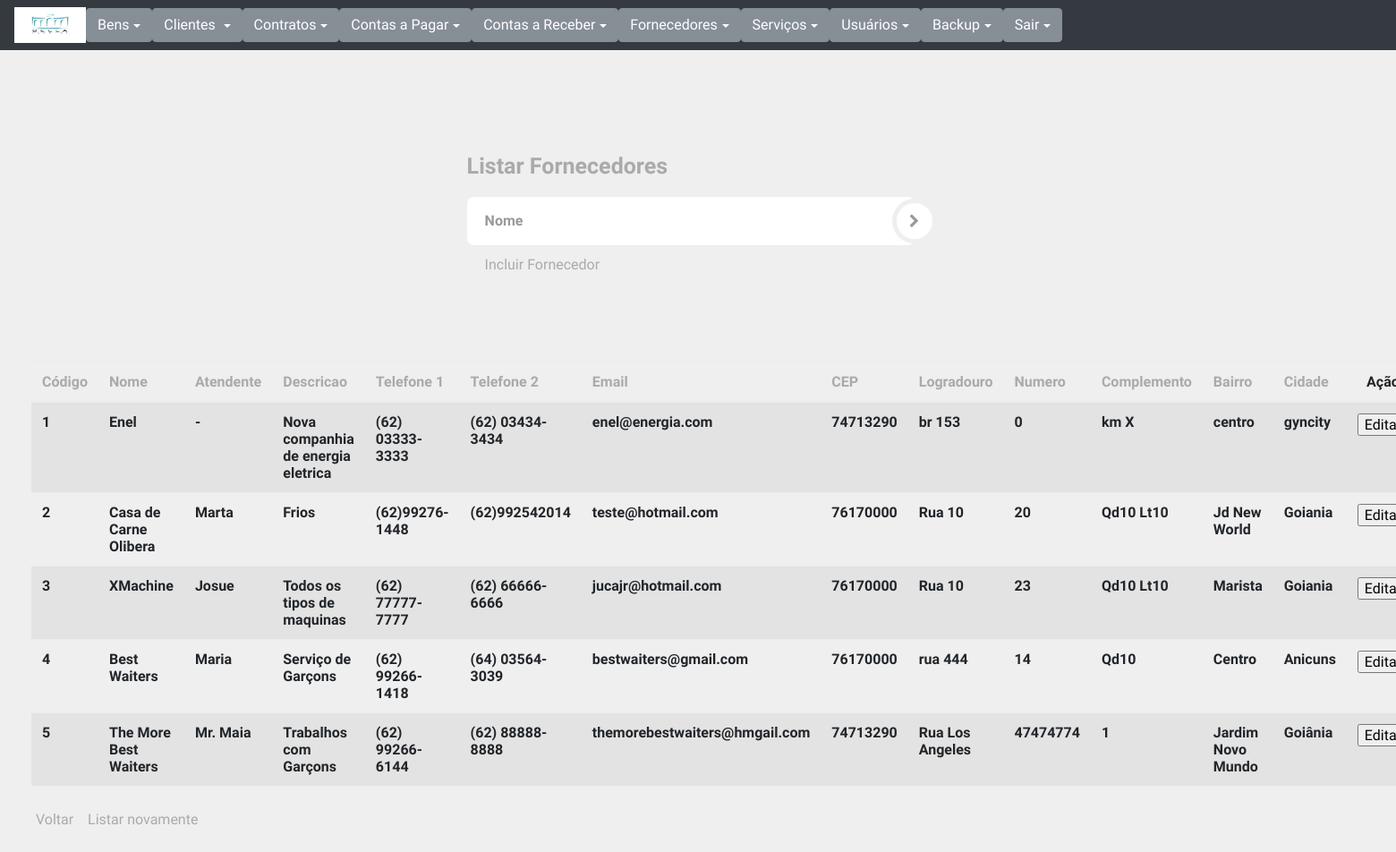
The app's page /listarFornecedor.php (signed in) with its own data.
### tables this page shows
CREATE TABLE `fornecedor` (
  `id` int(11) NOT NULL AUTO_INCREMENT,
  `nome` varchar(50) NOT NULL,
  `atendente` varchar(40) NOT NULL,
  `descricao` varchar(60) NOT NULL,
  `fone1` varchar(15) NOT NULL,
  `fone2` varchar(15) NOT NULL,
  `email` varchar(80) NOT NULL,
  `cep` int(11) NOT NULL,
  `logradouro` varchar(60) NOT NULL,
  `numero` int(11) NOT NULL,
  `complemento` varchar(60) DEFAULT NULL,
  `bairro` varchar(40) NOT NULL,
  `cidade` varchar(50) NOT NULL,
  PRIMARY KEY (`id`)
);

### listarFornecedor.php (the view, shortened to what this page needs)
<?php
require "connect.php";
if (isset($_GET['ordem'])) {
    $ordem=" ORDER BY " . $_GET['ordem'];
}else {
    $ordem="";
}
if (isset($_GET['nome'])) {
   setcookie('aux',$_GET['nome'], time() + 30);
}else{
$pnome="";
}
if (isset($_COOKIE['aux'])){
    if (empty($_COOKIE['aux'])){
        $pnome="";
    }else {
        $pnome="&nome=" . $_COOKIE['aux'];
}
}else {
    $pnome="";
}
require "modelo.php";
?>
    <div style="margin-left:33%;padding:70px 0">
        <div class="logo">Listar Fornecedores</div>
        <div class="login-form-1">
            <form id="login-form" class="text-left" action="listarFornecedor.php" method="get">
                <div style="width:500px" class="main-login-form">
                    <div class="login-group">
                        <div class="form-group">
                            <input type="text" class="form-control" id="nome" name="nome" placeholder="Nome">
                        </div>
                    </div>
                    <button type="submit" class="login-button"><i class="fa fa-chevron-right"></i></button>
                </div>
                <div class="etc-login-form">
                       <a href='frmFornecedor.php'>Incluir Fornecedor</a>
                </div>
            </form>
        </div>
    </div>
    <div class='table-responsive col-md-12'>
        <table class='table table-striped'>
            <thead>
                <tr>
                <?php
                    echo "<th><a href='listarFornecedor.php?ordem=id{$pnome}'>Código</a></th>";
                    echo "<th><a href='listarFornecedor.php?ordem=nome{$pnome}'>Nome</a></th>";
					echo "<th><a href='listarFornecedor.php?ordem=atendente{$pnome}'>Atendente</a></th>";
					echo "<th><a href='listarFornecedor.php?ordem=descricao{$pnome}'>Descricao</a></th>";
					echo "<th><a href='listarFornecedor.php?ordem=fone1{$pnome}'>Telefone 1</a></th>";
					echo "<th><a href='listarFornecedor.php?ordem=fone2{$pnome}'>Telefone 2</a></th>";
					echo "<th><a href='listarFornecedor.php?ordem=email{$pnome}'>Email</a></th>";
					echo "<th><a href='listarFornecedor.php?ordem=cep{$pnome}'>CEP</a></th>";
                    echo "<th><a href='listarFornecedor.php?ordem=logradouro{$pnome}'>Logradouro</a></th>";
                    echo "<th><a href='listarFornecedor.php?ordem=numero{$pnome}'>Numero</a></th>";
                    echo "<th><a href='listarFornecedor.php?ordem=complemento{$pnome}'>Complemento</a></th>";
                    echo "<th><a href='listarFornecedor.php?ordem=bairro{$pnome}'>Bairro</a></th>";
                    echo "<th><a href='listarFornecedor.php?ordem=cidade{$pnome}'>Cidade</a></th>";
                    echo "<th class='actions text-center'>Ação</th>";
                    ?>
                </tr>
            </thead>
    </div>
	<tbody>
            <?php
if(!empty($_GET['nome'])){
        $nome = "%" . $_GET['nome'] . "%";
        $sql= "SELECT * FROM fornecedor WHERE upper(nome) LIKE upper(:nome)" . $ordem;
        $resultado = $con->prepare($sql);
        $resultado->bindParam(':nome', $nome, PDO::PARAM_STR);
        $resultado->execute();
    }else{
                $sql= "select * from fornecedor " . $ordem;
                $resultado = $con->prepare($sql);
                $resultado->execute();
                }
            while ($row = $resultado->fetchObject()) {
                $id=$row->id;
                echo "<tr>";
                echo "<td><b>{$row->id}</b></td>";
                echo "<td><b>{$row->nome}</b></td>";
				echo "<td><b>{$row->atendente}</b></td>";
				echo "<td><b>{$row->descricao}</b></td>";
				echo "<td><b>{$row->fone1}</b></td>";
				echo "<td><b>{$row->fone2}</b></td>";
				echo "<td><b>{$row->email}</b></td>";
                echo "<td><b>{$row->cep}</b></td>";
                echo "<td><b>{$row->logradouro}</b></td>";
                echo "<td><b>{$row->numero}</b></td>";
                echo "<td><b>{$row->complemento}</b></td>";
                echo "<td><b>{$row->bairro}</b></td>";
                echo "<td><b>{$row->cidade}</b></td>";
                echo "<td><a href='alteraFornecedor.php?id=$id'>
                       <input type='button' name='insert' value='Editar' />
                       </a></td>";
                echo "</tr>";
                    }
            ?>
    </tbody>
    <div class="etc-login-form">
        <a href="index.php">Voltar</a>
        <a href="listarFornecedor.php?apaga=1">Listar novamente</a>
    </div>
</body>
</html>

### css/style.css (style rules this page uses)
html, body { background: #efefef; padding: 10px; font-family: 'Varela Round'; }
a { color: #aaaaaa; transition: all ease-in-out 200ms; }
.etc-login-form { color: #919191; padding: 10px 20px; }
.login-form-1 { max-width: 300px; border-radius: 5px; display: inline-block; }
.main-login-form { position: relative; }
.login-form-1 .form-control { border: 0; box-shadow: 0 0 0; border-radius: 0; background: transparent; color: #555555; padding: 7px 0; font-weight: bold; height:auto; }
.login-form-1 .form-group { margin-bottom: 0; border-bottom: 2px solid #efefef; padding-right: 20px; position: relative; }
.login-form-1 .form-group:last-child { border-bottom: 0; }
.login-group { background: #ffffff; color: #999999; border-radius: 8px; padding: 10px 20px; }
.login-form-1 .login-button { position: absolute; right: -25px; top: 50%; background: #ffffff; color: #999999; padding: 11px 0; width: 50px; height: 50px; margin-top: -25px; border: 5px solid #efefef; border-radius: 50%; transition: all ease-in-out 500ms; }
.logo { padding: 15px 0; font-size: 25px; color: #aaaaaa; font-weight: bold; }

### css/nav.css (style rules this page uses)
body { min-height: 75rem; padding-top: 4.5rem; }

### records on screen
fornecedor: id "1", nome "Enel", atendente "-", descricao "Nova companhia de energia eletrica", fone1 "(62) 03333-3333", fone2 "(62) 03434-3434", email "enel@energia.com", cep "74713290", logradouro "br 153", numero "0", complemento "km X", bairro "centro", cidade "gyncity"
fornecedor: id "2", nome "Casa de Carne Olibera", atendente "Marta", descricao "Frios", fone1 "(62)99276-1448", fone2 "(62)992542014", email "teste@hotmail.com", cep "76170000", logradouro "Rua 10", numero "20", complemento "Qd10 Lt10", bairro "Jd New World", cidade "Goiania"
fornecedor: id "3", nome "XMachine", atendente "Josue", descricao "Todos os tipos de maquinas", fone1 "(62) 77777-7777", fone2 "(62) 66666-6666", email "jucajr@hotmail.com", cep "76170000", logradouro "Rua 10", numero "23", complemento "Qd10 Lt10", bairro "Marista", cidade "Goiania"
fornecedor: id "4", nome "Best Waiters", atendente "Maria", descricao "Serviço de Garçons", fone1 "(62) 99266-1418", fone2 "(64) 03564-3039", email "bestwaiters@gmail.com", cep "76170000", logradouro "rua 444", numero "14", complemento "Qd10", bairro "Centro", cidade "Anicuns"
fornecedor: id "5", nome "The More Best Waiters", atendente "Mr. Maia", descricao "Trabalhos com Garçons", fone1 "(62) 99266-6144", fone2 "(62) 88888-8888", email "themorebestwaiters@hmgail.com", cep "74713290", logradouro "Rua Los Angeles", numero "47474774", complemento "1", bairro "Jardim Novo Mundo", cidade "Goiânia"
